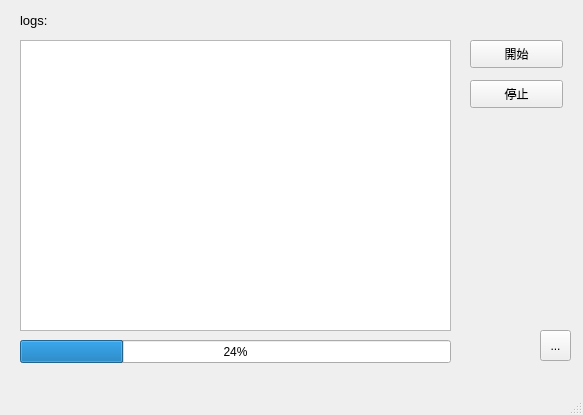
<?xml version="1.0" encoding="UTF-8"?>
<ui version="4.0">
 <class>mainWindow</class>
 <widget class="QMainWindow" name="mainWindow">
  <property name="geometry">
   <rect>
    <x>0</x>
    <y>0</y>
    <width>583</width>
    <height>415</height>
   </rect>
  </property>
  <property name="sizePolicy">
   <sizepolicy hsizetype="MinimumExpanding" vsizetype="MinimumExpanding">
    <horstretch>0</horstretch>
    <verstretch>0</verstretch>
   </sizepolicy>
  </property>
  <property name="windowTitle">
   <string>Server</string>
  </property>
  <widget class="QWidget" name="centralwidget">
   <widget class="QTextEdit" name="log">
    <property name="geometry">
     <rect>
      <x>20</x>
      <y>40</y>
      <width>431</width>
      <height>291</height>
     </rect>
    </property>
    <property name="readOnly">
     <bool>true</bool>
    </property>
   </widget>
   <widget class="QPushButton" name="pushButton_start">
    <property name="geometry">
     <rect>
      <x>470</x>
      <y>40</y>
      <width>93</width>
      <height>28</height>
     </rect>
    </property>
    <property name="text">
     <string>開始</string>
    </property>
   </widget>
   <widget class="QPushButton" name="pushButton__stop">
    <property name="geometry">
     <rect>
      <x>470</x>
      <y>80</y>
      <width>93</width>
      <height>28</height>
     </rect>
    </property>
    <property name="text">
     <string>停止</string>
    </property>
   </widget>
   <widget class="QLabel" name="label">
    <property name="geometry">
     <rect>
      <x>20</x>
      <y>10</y>
      <width>58</width>
      <height>21</height>
     </rect>
    </property>
    <property name="font">
     <font>
      <family>Arial</family>
      <pointsize>10</pointsize>
     </font>
    </property>
    <property name="text">
     <string>logs:</string>
    </property>
   </widget>
   <widget class="QProgressBar" name="progressBar">
    <property name="geometry">
     <rect>
      <x>20</x>
      <y>340</y>
      <width>431</width>
      <height>23</height>
     </rect>
    </property>
    <property name="value">
     <number>24</number>
    </property>
   </widget>
   <widget class="QToolButton" name="about_button">
    <property name="geometry">
     <rect>
      <x>540</x>
      <y>330</y>
      <width>31</width>
      <height>31</height>
     </rect>
    </property>
    <property name="text">
     <string>...</string>
    </property>
    <property name="icon">
     <iconset resource="icons.qrc">
      <normaloff>:/resource/question.png</normaloff>:/resource/question.png</iconset>
    </property>
   </widget>
  </widget>
  <widget class="QMenuBar" name="menubar">
   <property name="geometry">
    <rect>
     <x>0</x>
     <y>0</y>
     <width>583</width>
     <height>25</height>
    </rect>
   </property>
  </widget>
  <widget class="QStatusBar" name="statusbar"/>
 </widget>
 <resources>
  <include location="icons.qrc"/>
 </resources>
 <connections/>
</ui>
